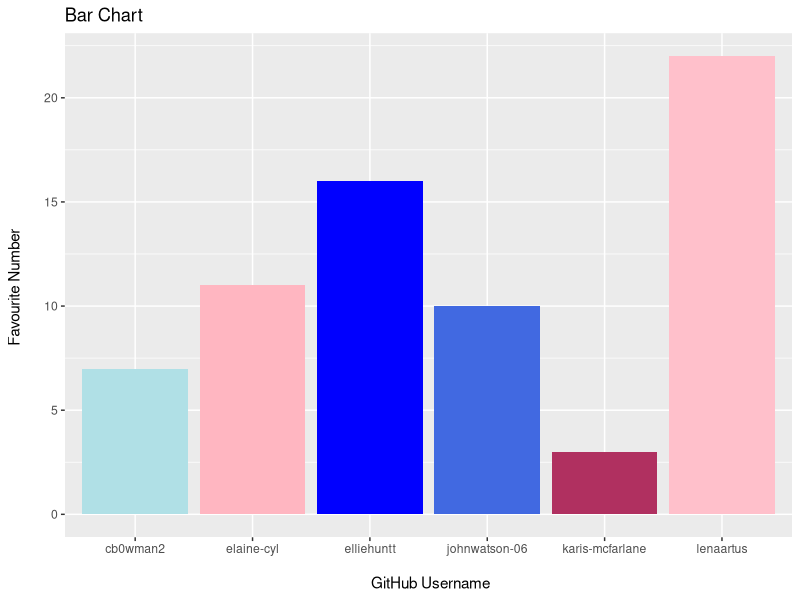
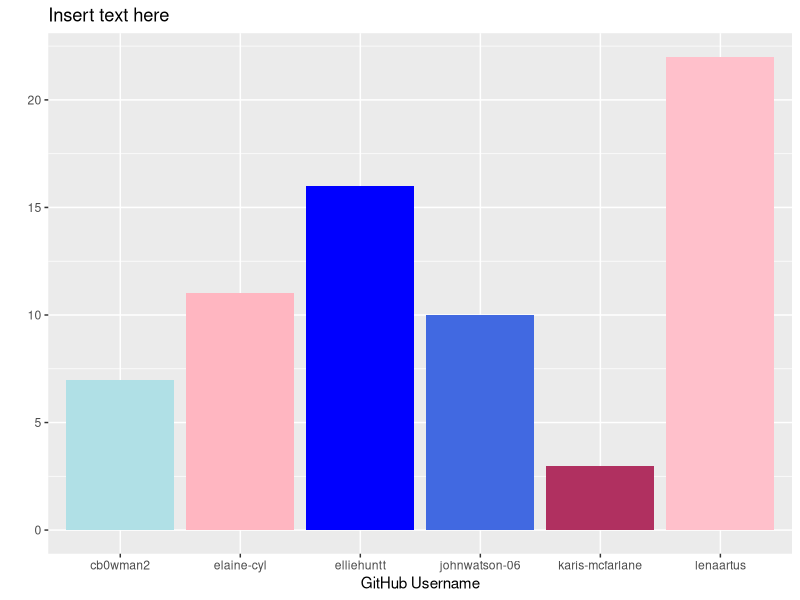
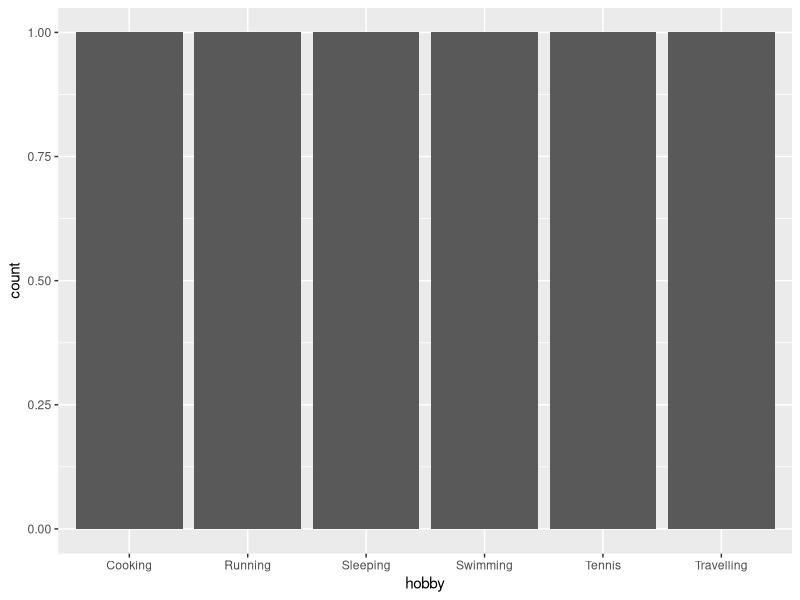

The R source for these figures, in order:
## ---- chunk 1
library(tidyverse) 
## ---- chunk 2
team_data <- tibble(
  name = c("Caitlin", "Karis", "Lena", 
           "Ellie", "John", "Elaine"),
  github_username = c("cb0wman2", "karis-mcfarlane", "lenaartus", 
                      "elliehuntt", "johnwatson-06", "elaine-cyl"), 
  colour = c("powderblue", "maroon", "pink", 
             "blue", "royalblue", "lightpink"),
  hobby = c("Swimming", "Sleeping", "Running", 
            "Cooking", "Tennis", "Travelling"),
  favourite_number = c(7, 3, 22, 16, 10, 11)
  )

team_data
## ---- chunk 3
p1 <- ggplot(data = team_data, 
             mapping = aes(x = github_username, 
                           y = favourite_number,
                           fill = colour), 
             ) +
  labs(x = "\n GitHub Username",
       y = "Favourite Number \n",
       title = "Bar Chart") +
   geom_col() +
   scale_fill_identity()
p1
## ---- chunk 4
p1 + labs(x = "GitHub Username", 
          y = "",
          title = "Insert text here")
## ---- chunk 5
p2 <- ggplot(team_data, aes(x = hobby)) +
  geom_bar()
p2
